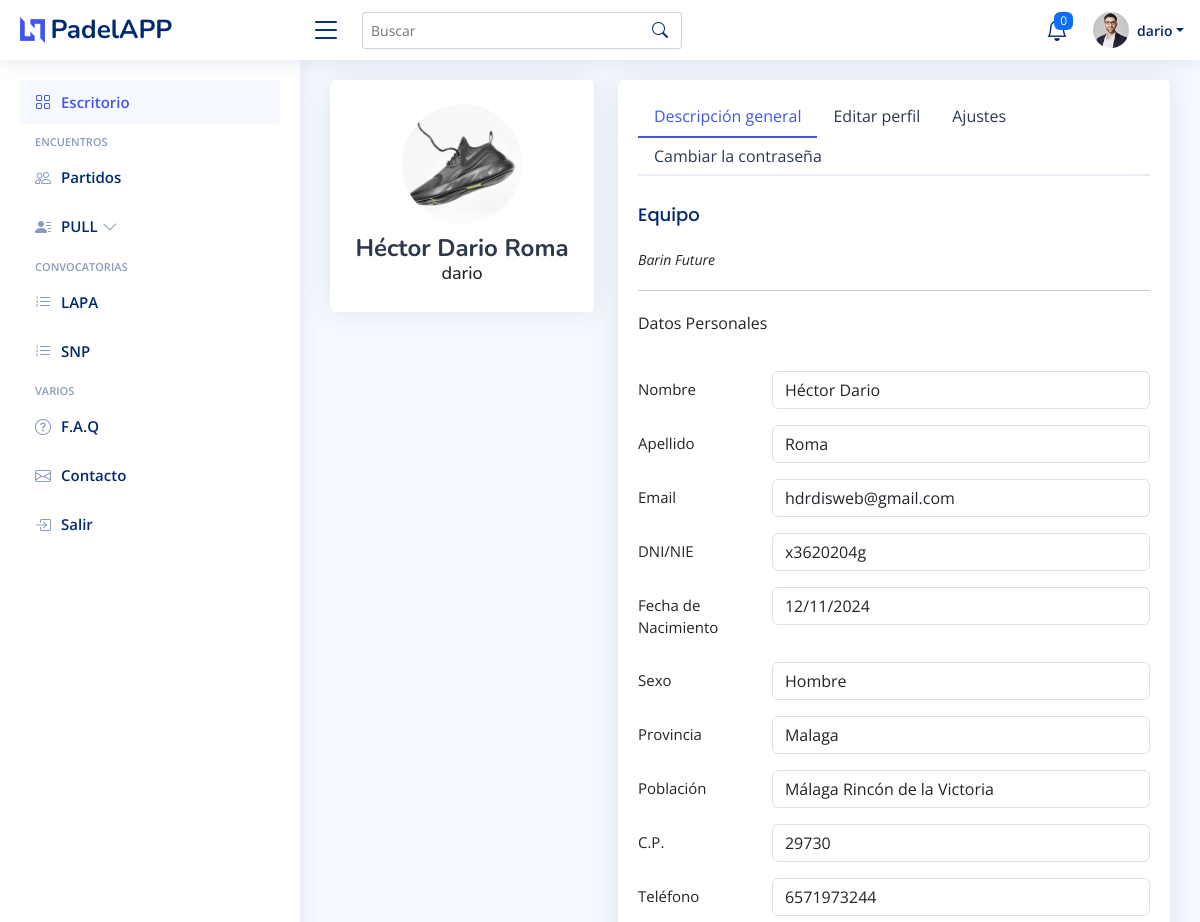
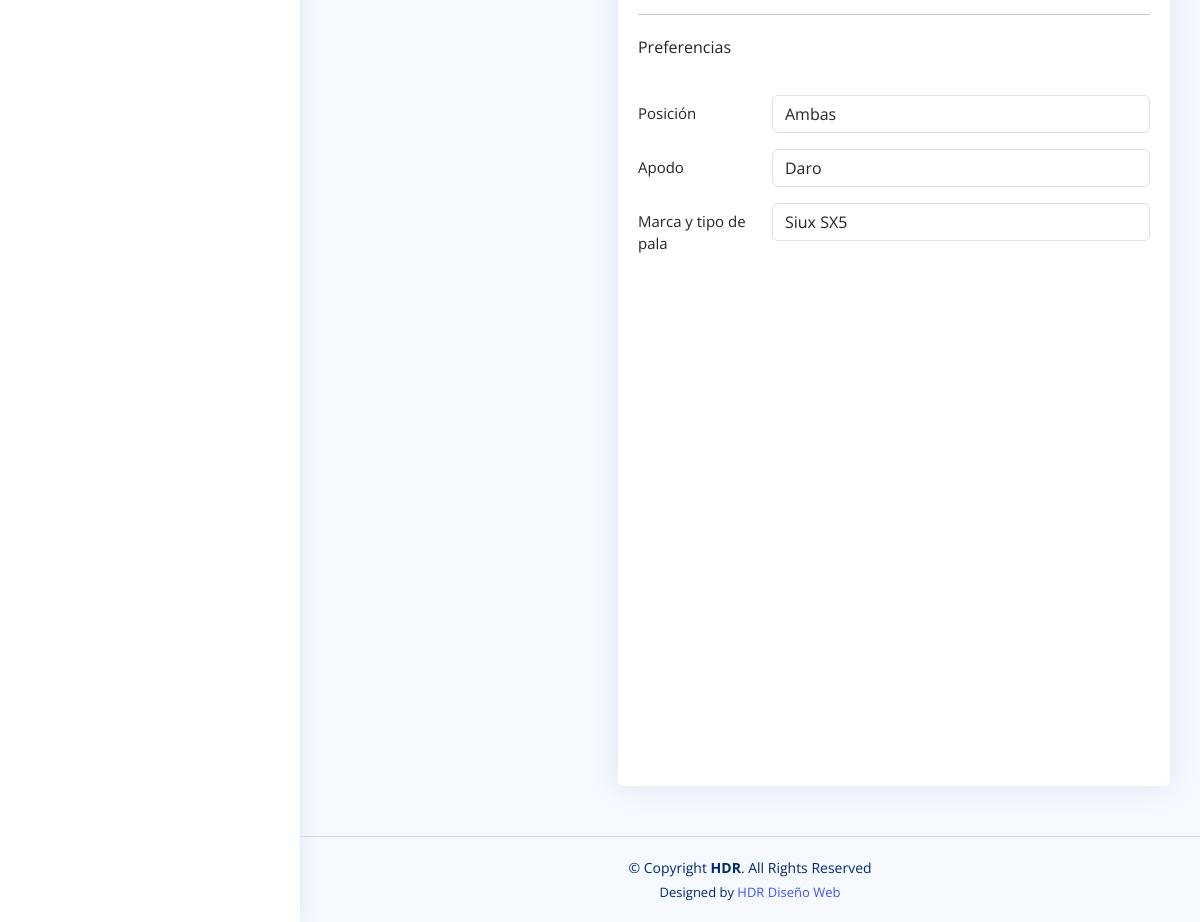
The app's page /profile/ (signed in) with its own data (2 pictures, top to bottom).
### padelapp/models.py (models this page shows, shortened)
class User(AbstractUser):
    avatar = models.ImageField(upload_to='avatars/', blank=True, null=True)
    dni_nie = models.CharField(max_length=20, unique=True, blank=True, null=True)
    fecha_nacimiento = models.DateField(null=True, blank=True)
    sexo = models.CharField(max_length=10, choices=[('Hombre', 'Hombre'), ('Mujer', 'Mujer')])
    movil = models.CharField(max_length=15, blank=True, null=True)
    provincia = models.CharField(max_length=100, blank=True, null=True)
    poblacion = models.CharField(max_length=100, blank=True, null=True)
    codigo_postal = models.CharField(max_length=10, blank=True, null=True)
    apodo = models.CharField(max_length=50, blank=True, null=True)
    posicion_juego = models.CharField(max_length=10, choices=[('Izquierda', 'Izquierda'), ('Derecha', 'Derecha'), ('Ambas', 'Ambas')])
    marca_pala = models.CharField(max_length=100, blank=True, null=True)
    equipo = models.ForeignKey('Team', on_delete=models.SET_NULL, null=True, blank=True, related_name='jugadores')

class Team(models.Model):
    nombre = models.CharField(max_length=100)

### core/views.py (the view, shortened to what this page needs)
# urls.py: path("profile/", profile, name="profile"),
def profile(request):
    user = request.user
    return render(request, "profile_content.html")

### core/templates/profile_content.html (shortened to what this page needs)
{% extends 'base.html' %}
{% load static %}
{% block content %}
<section class="section profile">
    <div class="row">
        <div class="col-xl-4">
            <div class="card">
                <div class="card-body profile-card pt-4 d-flex flex-column align-items-center">
                    {% if user.avatar and user.avatar.url %}
    <img src="{{ user.avatar.url }}"
         onerror="this.onerror=null;this.src='/static/img/default-avatar.jpg';"
         alt="Profile" class="rounded-circle">
{% else %}
    <img src="{% static 'img/default-avatar.jpg' %}"
         alt="Profile" class="rounded-circle">
{% endif %}
                    <h2>{{ user.first_name }} {{ user.last_name }}</h2>
                    <h3>{{ user.username }}</h3>
                </div>
            </div>
        </div>
        <div class="col-xl-8">
            <div class="card">
                <div class="card-body pt-3">
                    <ul class="nav nav-tabs nav-tabs-bordered">
                        <li class="nav-item">
                            <button class="nav-link active" data-bs-toggle="tab" data-bs-target="#profile-overview">Descripción general</button>
                        </li>
                        <li class="nav-item">
                            <button class="nav-link" data-bs-toggle="tab" data-bs-target="#profile-edit">Editar perfil</button>
                        </li>
                        <li class="nav-item">
                            <button class="nav-link" data-bs-toggle="tab" data-bs-target="#profile-settings">Ajustes</button>
                        </li>
                        <li class="nav-item">
                            <button class="nav-link" data-bs-toggle="tab" data-bs-target="#profile-change-password">Cambiar la contraseña</button>
                        </li>
                    </ul>
                    <div class="tab-content pt-2">
                        <div class="tab-pane fade show active profile-overview" id="profile-overview">
                            <h5 class="card-title">Equipo</h5>
                            <p class="small fst-italic">{{ user.equipo.nombre|default:"Sin equipo" }}</p>
                            <hr style="margin-top: 20px; margin-bottom: 20px;">
                            <span>Datos Personales</span>
                            <div class="row mb-3" style="margin-top: 36px;">
                                <label class="col-md-4 col-lg-3 col-form-label ">Nombre</label>
                                <div class="col-md-8 col-lg-9">
                                    <input type="text" class="form-control" value="{{ user.first_name }}" readonly>
                                </div>
                            </div>
                            <div class="row mb-3">
                                <label class="col-md-4 col-lg-3 col-form-label">Apellido</label>
                                <div class="col-md-8 col-lg-9">
                                    <input type="text" class="form-control" value="{{ user.last_name }}" readonly>
                                </div>
                            </div>
                            <div class="row mb-3">
                                <label class="col-md-4 col-lg-3 col-form-label">Email</label>
                                <div class="col-md-8 col-lg-9">
                                    <input type="email" class="form-control" value="{{ user.email }}" readonly>
                                </div>
                            </div>
                            <div class="row mb-3">
                                <label class="col-md-4 col-lg-3 col-form-label">DNI/NIE</label>
                                <div class="col-md-8 col-lg-9">
                                    <input type="text" class="form-control" value="{{ user.dni_nie }}" readonly>
                                </div>
                            </div>
                            <div class="row mb-3">
                                <label class="col-md-4 col-lg-3 col-form-label">Fecha de Nacimiento</label>
                                <div class="col-md-8 col-lg-9">
                                    <input type="date" class="form-control" value="{{ user.fecha_nacimiento|date:'Y-m-d' }}" readonly>
                                </div>
                            </div>
                            <div class="row mb-3">
                                <label class="col-md-4 col-lg-3 col-form-label">Sexo</label>
                                <div class="col-md-8 col-lg-9">
                                    <input type="text" class="form-control" value="{{ user.sexo }}" readonly>
                                </div>
                            </div>
                            <div class="row mb-3">
                                <label class="col-md-4 col-lg-3 col-form-label">Provincia</label>
                                <div class="col-md-8 col-lg-9">
                                    <input type="text" class="form-control" value="{{ user.provincia }}" readonly>
                                </div>
                            </div>
                            <div class="row mb-3">
                                <label class="col-md-4 col-lg-3 col-form-label">Población</label>
                                <div class="col-md-8 col-lg-9">
                                    <input type="text" class="form-control" value="{{ user.poblacion }}" readonly>
                                </div>
                            </div>
                            <div class="row mb-3">
                                <label class="col-md-4 col-lg-3 col-form-label">C.P.</label>
                                <div class="col-md-8 col-lg-9">
                                    <input type="text" class="form-control" value="{{ user.codigo_postal }}" readonly>
                                </div>
                            </div>
                            <div class="row mb-3">
                                <label class="col-md-4 col-lg-3 col-form-label">Teléfono</label>
                                <div class="col-md-8 col-lg-9">
                                    <input type="text" class="form-control" value="{{ user.movil }}" readonly>
                                </div>
                            </div>
                            <hr style="margin-top: 20px; margin-bottom: 20px;">
                            <span>Preferencias</span>
                            <div class="row mb-3" style="margin-top: 36px;">
                                <label class="col-md-4 col-lg-3 col-form-label">Posición</label>
                                <div class="col-md-8 col-lg-9">
                                    <input type="text" class="form-control" value="{{ user.posicion_juego }}" readonly>
                                </div>
                            </div>
                            <div class="row mb-3">
                                <label class="col-md-4 col-lg-3 col-form-label">Apodo</label>
                                <div class="col-md-8 col-lg-9">
                                    <input type="text" class="form-control" value="{{ user.apodo }}" readonly>
                                </div>
                            </div>
                            <div class="row mb-3">
                                <label class="col-md-4 col-lg-3 col-form-label">Marca y tipo de pala</label>
                                <div class="col-md-8 col-lg-9">
                                    <input type="text" class="form-control" value="{{ user.marca_pala }}" readonly>
                                </div>
                            </div>
                        </div>
                    </div>
                </div>
            </div>
        </div>
    </div>
</section>
{% endblock %}

### core/templates/includes/header.html (shortened to what this page needs)
{% load static %}
<header id="header" class="header fixed-top d-flex align-items-center">
    <div class="d-flex align-items-center justify-content-between">
        <a href="/" class="logo d-flex align-items-center">
            <img src="{% static 'img/logo.png' %}" alt="">
            <span class="d-none d-lg-block">PadelAPP</span>
        </a>
        <i class="bi bi-list toggle-sidebar-btn"></i>
    </div>
    <div class="search-bar">
        <form class="search-form d-flex align-items-center" method="POST" action="#">
            <input type="text" name="query" placeholder="Buscar" title="Buscar">
            <button type="submit" title="Search">
                <i class="bi bi-search"></i>
            </button>
        </form>
    </div>
    <nav class="header-nav ms-auto">
        <ul class="d-flex align-items-center">
            <li class="nav-item dropdown">
                <a class="nav-link nav-icon" href="#" data-bs-toggle="dropdown" id="notificationBell">
                    <i class="bi bi-bell"></i>
                    <span class="badge bg-primary badge-number" id="notificationCount">0</span>
                </a>
            </li>
            <li class="nav-item dropdown pe-3">
                <a class="nav-link nav-profile d-flex align-items-center pe-0" href="#" data-bs-toggle="dropdown">
                    <img src="{% static 'img/profile-img.jpg' %}" alt="Profile" class="rounded-circle">
                    <span class="d-none d-md-block dropdown-toggle ps-2">{{ user.username }}</span>
                </a>
            </li>
        </ul>
    </nav>
</header>

### core/static/css/style.css (style rules this page uses)
:root { scroll-behavior: smooth; }
body { font-family: "Open Sans", sans-serif; background: #f6f9ff; color: #444444; }
a { color: #4154f1; text-decoration: none; }
h1, h2, h3, h4, h5, h6 { font-family: "Nunito", sans-serif; }
.card { margin-bottom: 30px; border: none; border-radius: 5px; box-shadow: 0px 0 30px rgba(1, 41, 112, 0.1); }
.card-title { padding: 20px 0 15px 0; font-size: 18px; font-weight: 500; color: #012970; font-family: "Poppins", sans-serif; }
.card-body { padding: 0 20px 20px 20px; }
.nav-tabs-bordered { border-bottom: 2px solid #ebeef4; }
.nav-tabs-bordered .nav-link { margin-bottom: -2px; border: none; color: #2c384e; }
.nav-tabs-bordered .nav-link.active { background-color: #fff; color: #4154f1; border-bottom: 2px solid #4154f1; }
.logo { line-height: 1; }
@media (min-width: 1200px) { .logo { width: 280px; } }
.logo img { max-height: 26px; margin-right: 6px; }
.logo span { font-size: 26px; font-weight: 700; color: #012970; font-family: "Nunito", sans-serif; }
.header { transition: all 0.5s; z-index: 997; height: 60px; box-shadow: 0px 2px 20px rgba(1, 41, 112, 0.1); background-color: #fff; padding-left: 20px; }
.header .toggle-sidebar-btn { font-size: 32px; padding-left: 10px; cursor: pointer; color: #012970; }
.header .search-bar { min-width: 360px; padding: 0 20px; }
.header .search-form { width: 100%; }
.header .search-form input { border: 0; font-size: 14px; color: #012970; border: 1px solid rgba(1, 41, 112, 0.2); padding: 7px 38px 7px 8px; border-radius: 3px; transition: 0.3s; width: 100%; }
.header .search-form button { border: 0; padding: 0; margin-left: -30px; background: none; }
.header .search-form button i { color: #012970; }
.header-nav ul { list-style: none; }
.header-nav>ul { margin: 0; padding: 0; }
.header-nav .nav-icon { font-size: 22px; color: #012970; margin-right: 25px; position: relative; }
.header-nav .nav-profile { color: #012970; }
.header-nav .nav-profile img { max-height: 36px; }
.header-nav .nav-profile span { font-size: 14px; font-weight: 600; }
.header-nav .badge-number { position: absolute; inset: -2px -5px auto auto; font-weight: normal; font-size: 12px; padding: 3px 6px; }
.profile .profile-card img { max-width: 120px; }
.profile .profile-card h2 { font-size: 24px; font-weight: 700; color: #2c384e; margin: 10px 0 0 0; }
.profile .profile-card h3 { font-size: 18px; }
.profile .profile-overview .row { margin-bottom: 20px; font-size: 15px; }
.profile .profile-overview .card-title { color: #012970; }

### records on screen
User: username "dario", avatar (picture), first_name "Héctor Dario", last_name "Roma", equipo.nombre "Barin Future", email "hdrdisweb@gmail.com", dni_nie "x3620204g", fecha_nacimiento "12/11/2024", sexo "Hombre", provincia "Malaga", poblacion "Málaga Rincón de la Victoria", codigo_postal "29730", movil "6571973244", posicion_juego "Ambas", apodo "Daro", marca_pala "Siux SX5"
